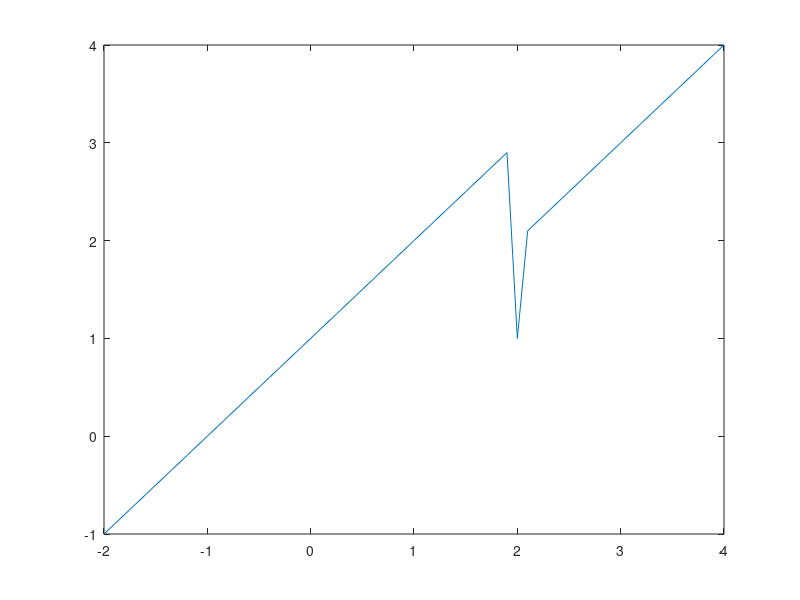

The MATLAB script that drew this image:
% dette er det samme som f(x) = | x + 1     x e [-2,2) |
%                               |     1     x = 2      |
%                               |     x     x > 2      |


x = -2:0.1:4;
y= 0;
for i = 1:length(x)
    if (x(i) < 2)
        y(i) = x(i) + 1;
    elseif (x(i) == 2)
        y(i) = 1;
    else
        y(i) = x(i);
    end
end
plot(x,y)
        
        